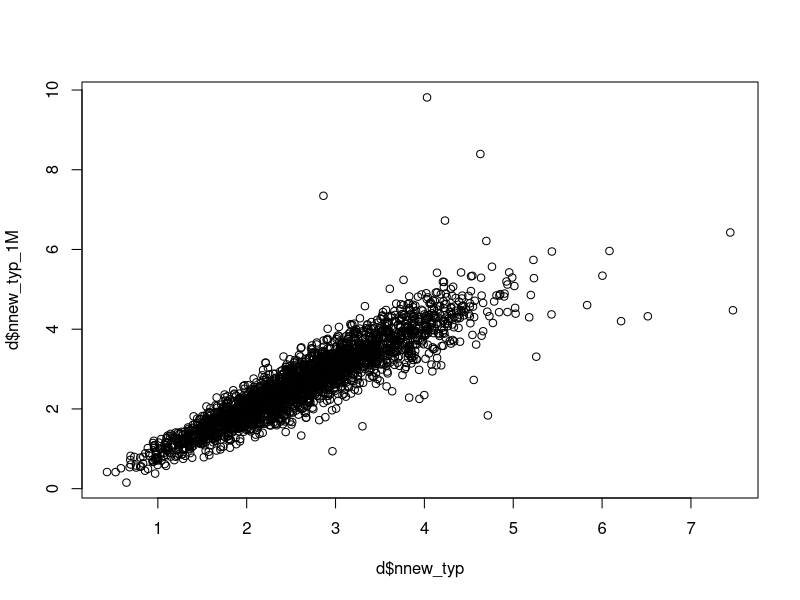
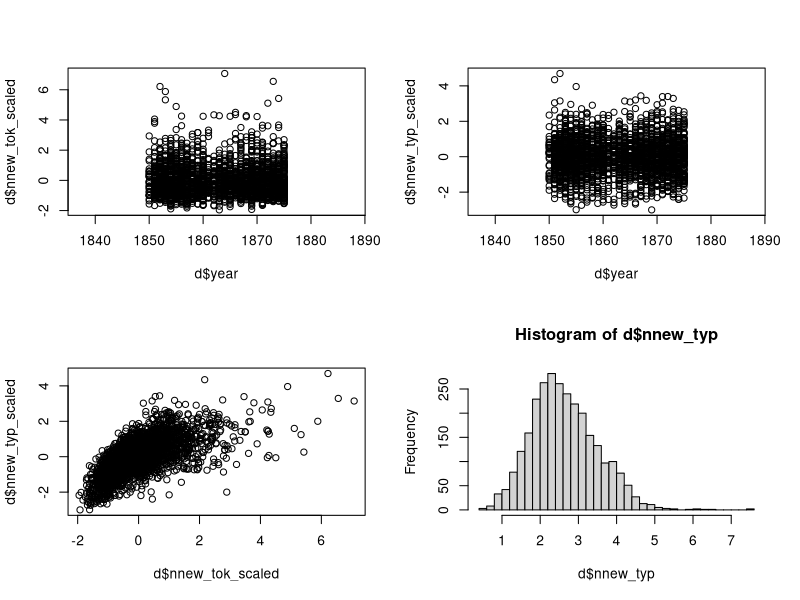
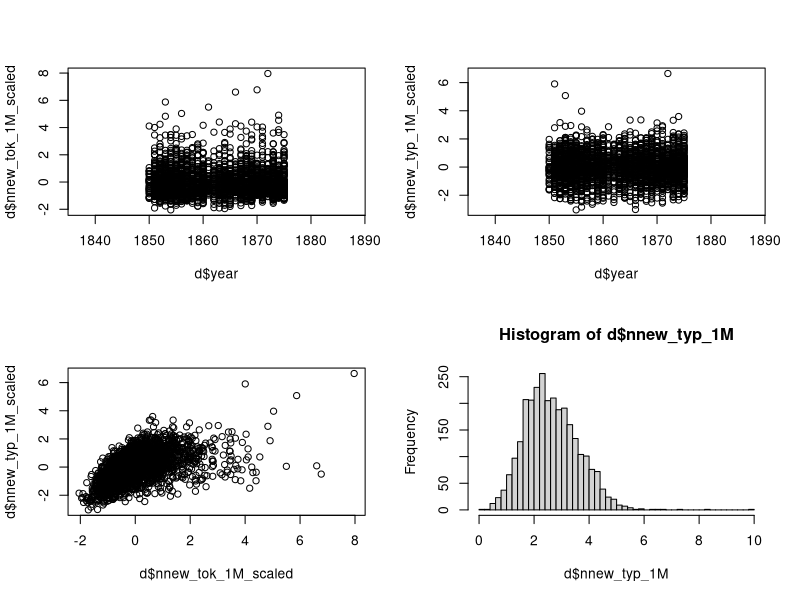
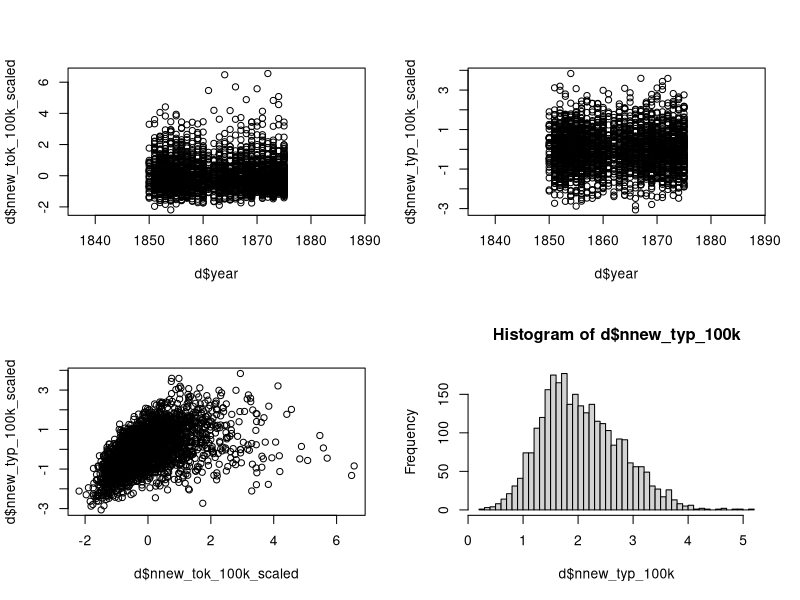
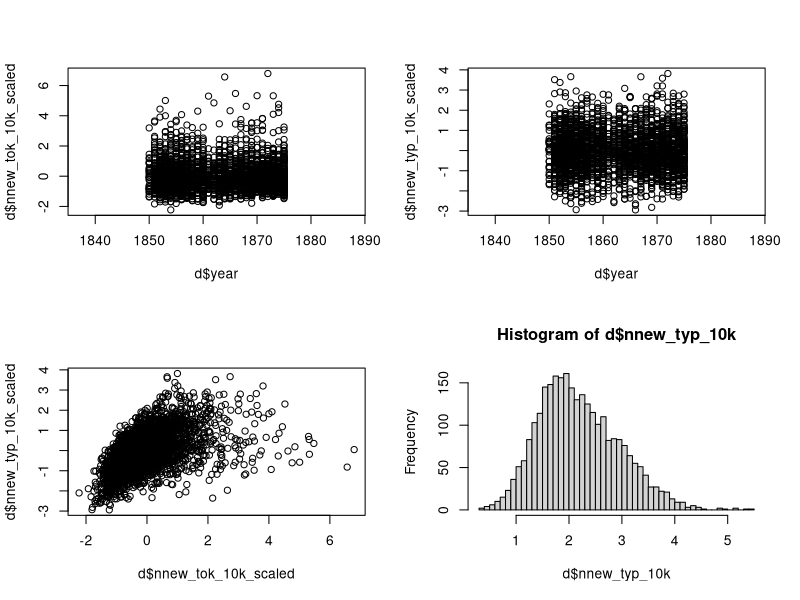

Source code (R) for these figures, in order:
d <- read.delim("wright.txt");

d1M <- read.delim("wright_gt1000000.txt");
d$word_count_1M <- d1M$word_count;
d$word_types_1M <- d1M$word_types;
d$nnew_tok_1M <- d1M$nnew_tok;
d$nnew_typ_1M <- d1M$nnew_typ;

d100k <- read.delim("wright_gt100000.txt");
d$word_count_100k <- d100k$word_count;
d$word_types_100k <- d100k$word_types;
d$nnew_tok_100k <- d100k$nnew_tok * d100k$words_above_freq / d100k$word_count;
d$nnew_typ_100k <- d100k$nnew_typ * d100k$word_types_above_freq / d100k$word_types;

d10k <- read.delim("wright_gt10000.txt");
d$word_count_10k <- d10k$word_count;
d$word_types_10k <- d10k$word_types;
d$nnew_tok_10k <- d10k$nnew_tok;
d$nnew_typ_10k <- d10k$nnew_typ;

for (y in unique(d$year)) {
  d$nnew_tok_scaled[d$year==y] <- scale(d$nnew_tok[d$year==y]);
  d$nnew_typ_scaled[d$year==y] <- scale(d$nnew_typ[d$year==y]);
  d$nnew_tok_1M_scaled[d$year==y] <- scale(d$nnew_tok_1M[d$year==y]);
  d$nnew_typ_1M_scaled[d$year==y] <- scale(d$nnew_typ_1M[d$year==y]);
  d$nnew_tok_100k_scaled[d$year==y] <- scale(d$nnew_tok_100k[d$year==y]);
  d$nnew_typ_100k_scaled[d$year==y] <- scale(d$nnew_typ_100k[d$year==y]);
  d$nnew_tok_10k_scaled[d$year==y] <- scale(d$nnew_tok_10k[d$year==y]);
  d$nnew_typ_10k_scaled[d$year==y] <- scale(d$nnew_typ_10k[d$year==y]);
}

plot(d$nnew_typ, d$nnew_typ_1M);

par(mfrow=c(2,2));

plot(d$year, d$nnew_tok_scaled);
plot(d$year, d$nnew_typ_scaled);
plot(d$nnew_tok_scaled, d$nnew_typ_scaled);
hist(d$nnew_typ, breaks=50);

plot(d$year, d$nnew_tok_1M_scaled);
plot(d$year, d$nnew_typ_1M_scaled);
plot(d$nnew_tok_1M_scaled, d$nnew_typ_1M_scaled);
hist(d$nnew_typ_1M, breaks=50);

plot(d$year, d$nnew_tok_100k_scaled);
plot(d$year, d$nnew_typ_100k_scaled);
plot(d$nnew_tok_100k_scaled, d$nnew_typ_100k_scaled);
hist(d$nnew_typ_100k, breaks=50);

plot(d$year, d$nnew_tok_10k_scaled);
plot(d$year, d$nnew_typ_10k_scaled);
plot(d$nnew_tok_10k_scaled, d$nnew_typ_10k_scaled);
hist(d$nnew_typ_10k, breaks=50);

par(mfrow=c(1,1));
